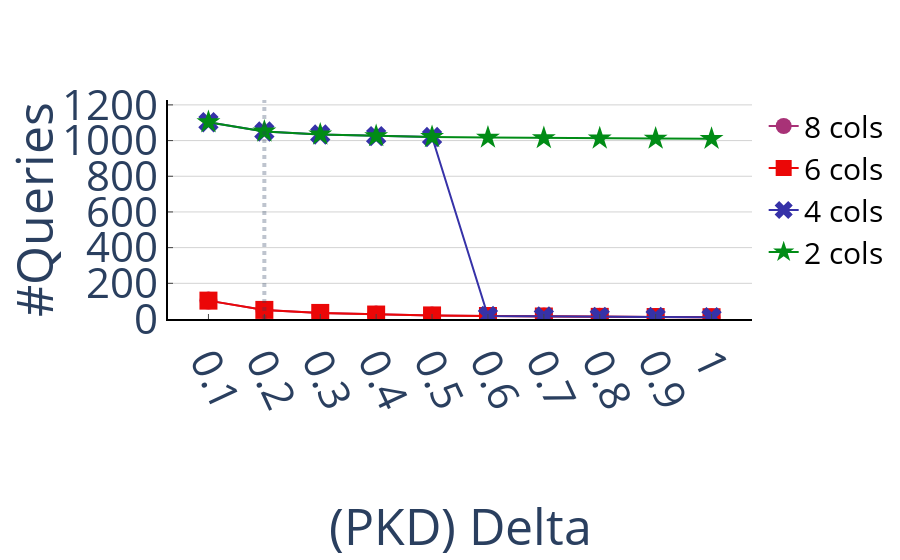

Notebook code for this chart:
### Markdown cell above
# Convergence

### Code cell
fig = create_figure()

cols = [8, 6, 4, 2]
markers = delta_markers
colors = ['rgba(168, 50, 119, 1)', 'rgba(235, 7, 7, 1)', 'rgba(54, 50, 168, 1)', 'rgba(1, 140, 22, 1)']

lines = []

for i, marker, color in zip(cols, markers, colors):
    fq_times = []
    for d in deltas:
        fq_times.append(get_convergence(read(f'ProgressiveIndex_{d}', f'Uniform{i}')))
    lines.append(
        go.Scatter(
            name=f'{i} cols',
            x=deltas,
            y=fq_times,
            mode='lines+markers',
            marker=dict(
                size=18,
                symbol=marker
            ),
            marker_color=color
        )
    )

fig.add_traces(data=lines)
fig.update_layout(showlegend=True, yaxis_title='#Queries', xaxis_title='<br>(PKD) Delta')
fig.update_xaxes(tickangle=65)
fig.update_layout(
    xaxis=dict(
        tickmode = 'linear',
        tick0 = 0.0,
        dtick = 0.1
    ),
    shapes=[
        dict(
            type= 'line',
            yref="paper", y0= 0, y1=1,
            x0= 0.2, x1=0.2,
            opacity=0.3,
            line=dict(
                width=4,
                dash="dot",
            )
        )
    ]
)
fig.update_yaxes(rangemode="tozero")
fig

### Figure 1 — Plotly figure (JSON) as saved in the notebook; plotly's stock layout.template omitted (floating-point values rounded to 4 significant figures)
{"data": [{"marker": {"color": "rgba(168, 50, 119, 1)", "size": 18, "symbol": "circle"}, "mode": "lines+markers", "name": "8 cols", "type": "scatter", "x": ["0.1", "0.2", "0.3", "0.4", "0.5", "0.6", "0.7", "0.8", "0.9", "1.0"], "y": [103, 51, 34, 25, 20, 17, 14, 12, 11, 10]}, {"marker": {"color": "rgba(235, 7, 7, 1)", "size": 18, "symbol": "square"}, "mode": "lines+markers", "name": "6 cols", "type": "scatter", "x": ["0.1", "0.2", "0.3", "0.4", "0.5", "0.6", "0.7", "0.8", "0.9", "1.0"], "y": [103, 51, 34, 25, 20, 17, 14, 12, 11, 10]}, {"marker": {"color": "rgba(54, 50, 168, 1)", "size": 18, "symbol": "x"}, "mode": "lines+markers", "name": "4 cols", "type": "scatter", "x": ["0.1", "0.2", "0.3", "0.4", "0.5", "0.6", "0.7", "0.8", "0.9", "1.0"], "y": [1103, 1051, 1034, 1025, 1020, 17, 14, 12, 11, 10]}, {"marker": {"color": "rgba(1, 140, 22, 1)", "size": 18, "symbol": "star"}, "mode": "lines+markers", "name": "2 cols", "type": "scatter", "x": ["0.1", "0.2", "0.3", "0.4", "0.5", "0.6", "0.7", "0.8", "0.9", "1.0"], "y": [1103, 1051, 1034, 1025, 1020, 1017, 1014, 1012, 1011, 1010]}], "layout": {"autosize": true, "font": {"size": 42}, "legend": {"font": {"color": "black", "size": 30}}, "plot_bgcolor": "rgba(0, 0, 0, 0)", "shapes": [{"line": {"dash": "dot", "width": 4}, "opacity": 0.3, "type": "line", "x0": 0.2, "x1": 0.2, "y0": 0, "y1": 1, "yref": "paper"}], "showlegend": true, "xaxis": {"autorange": true, "dtick": 0.1, "linecolor": "black", "linewidth": 2, "range": [0.03699, 1.063], "showline": true, "tick0": 0, "tickangle": 65, "ticklen": 5, "tickmode": "linear", "ticks": "inside", "title": {"text": "<br>(PKD) Delta"}, "type": "linear", "zeroline": true}, "yaxis": {"autorange": true, "gridcolor": "lightgrey", "gridwidth": 1, "linecolor": "black", "linewidth": 2, "range": [0, 1214.0], "rangemode": "tozero", "showgrid": true, "showline": true, "ticklen": 5, "ticks": "inside", "title": {"text": "#Queries"}, "type": "linear", "zeroline": false, "zerolinecolor": "rgba(0, 0, 0, 0)"}}}
